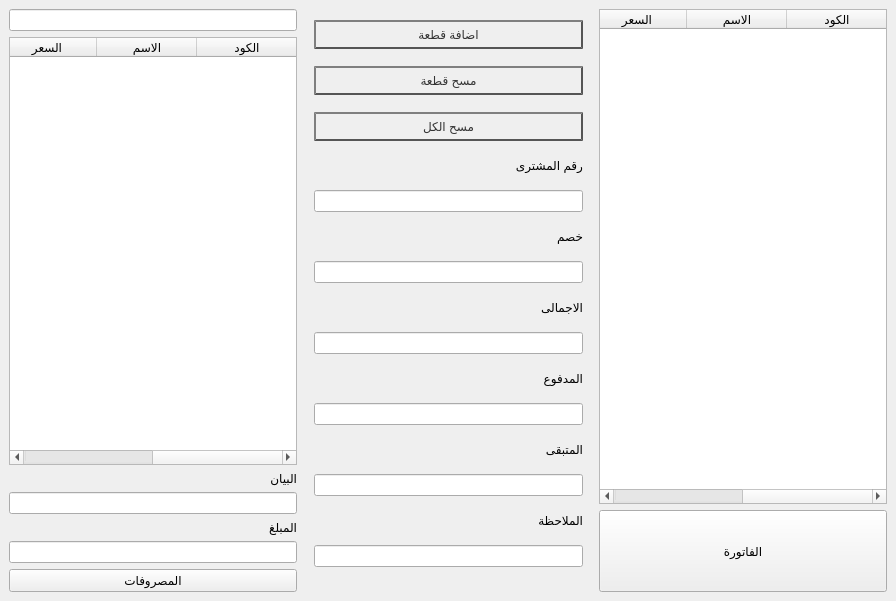
<?xml version="1.0" encoding="UTF-8"?>
<ui version="4.0">
 <class>MainWindow</class>
 <widget class="QMainWindow" name="MainWindow">
  <property name="geometry">
   <rect>
    <x>0</x>
    <y>0</y>
    <width>896</width>
    <height>601</height>
   </rect>
  </property>
  <property name="windowTitle">
   <string>قائمة البيع</string>
  </property>
  <property name="layoutDirection">
   <enum>Qt::LeftToRight</enum>
  </property>
  <widget class="QWidget" name="centralwidget">
   <property name="sizePolicy">
    <sizepolicy hsizetype="Maximum" vsizetype="Maximum">
     <horstretch>0</horstretch>
     <verstretch>0</verstretch>
    </sizepolicy>
   </property>
   <property name="maximumSize">
    <size>
     <width>815</width>
     <height>537</height>
    </size>
   </property>
   <layout class="QHBoxLayout" name="horizontalLayout" stretch="0,0,0,0">
    <property name="sizeConstraint">
     <enum>QLayout::SetMaximumSize</enum>
    </property>
    <item>
     <layout class="QVBoxLayout" name="verticalLayout_2" stretch="0,3,0,0,0,0,0">
      <property name="sizeConstraint">
       <enum>QLayout::SetMinimumSize</enum>
      </property>
      <item>
       <layout class="QHBoxLayout" name="horizontalLayout_3">
        <item>
         <widget class="QLineEdit" name="lineEdit_search">
          <property name="sizePolicy">
           <sizepolicy hsizetype="Expanding" vsizetype="Preferred">
            <horstretch>0</horstretch>
            <verstretch>0</verstretch>
           </sizepolicy>
          </property>
          <property name="clearButtonEnabled">
           <bool>true</bool>
          </property>
         </widget>
        </item>
       </layout>
      </item>
      <item>
       <widget class="QTableWidget" name="tableWidget">
        <property name="sizePolicy">
         <sizepolicy hsizetype="Expanding" vsizetype="Expanding">
          <horstretch>0</horstretch>
          <verstretch>0</verstretch>
         </sizepolicy>
        </property>
        <property name="layoutDirection">
         <enum>Qt::RightToLeft</enum>
        </property>
        <property name="alternatingRowColors">
         <bool>true</bool>
        </property>
        <property name="selectionBehavior">
         <enum>QAbstractItemView::SelectRows</enum>
        </property>
        <attribute name="horizontalHeaderCascadingSectionResizes">
         <bool>true</bool>
        </attribute>
        <attribute name="horizontalHeaderStretchLastSection">
         <bool>true</bool>
        </attribute>
        <attribute name="verticalHeaderVisible">
         <bool>false</bool>
        </attribute>
        <attribute name="verticalHeaderCascadingSectionResizes">
         <bool>false</bool>
        </attribute>
        <attribute name="verticalHeaderStretchLastSection">
         <bool>false</bool>
        </attribute>
        <column>
         <property name="text">
          <string>الكود</string>
         </property>
        </column>
        <column>
         <property name="text">
          <string>الاسم</string>
         </property>
        </column>
        <column>
         <property name="text">
          <string>السعر</string>
         </property>
        </column>
        <column>
         <property name="text">
          <string>الكمية الموجوده</string>
         </property>
        </column>
       </widget>
      </item>
      <item>
       <widget class="QLabel" name="label">
        <property name="text">
         <string>البيان</string>
        </property>
       </widget>
      </item>
      <item>
       <widget class="QLineEdit" name="lineEdit_Expenses"/>
      </item>
      <item>
       <widget class="QLabel" name="label_2">
        <property name="text">
         <string>المبلغ</string>
        </property>
       </widget>
      </item>
      <item>
       <widget class="QLineEdit" name="lineEdit_ExpensesAmount"/>
      </item>
      <item>
       <widget class="QPushButton" name="pushButton_Expenses">
        <property name="text">
         <string>المصروفات</string>
        </property>
       </widget>
      </item>
     </layout>
    </item>
    <item>
     <spacer name="horizontalSpacer_2">
      <property name="orientation">
       <enum>Qt::Horizontal</enum>
      </property>
      <property name="sizeType">
       <enum>QSizePolicy::Fixed</enum>
      </property>
      <property name="sizeHint" stdset="0">
       <size>
        <width>1</width>
        <height>20</height>
       </size>
      </property>
     </spacer>
    </item>
    <item>
     <layout class="QVBoxLayout" name="verticalLayout_6" stretch="1,1,1,0,0,0,0,0,0,0,0,0,0,0,0">
      <property name="leftMargin">
       <number>10</number>
      </property>
      <property name="rightMargin">
       <number>10</number>
      </property>
      <item>
       <widget class="QPushButton" name="pushButton_addToCart">
        <property name="styleSheet">
         <string notr="true">QPushButton {
    color: #333;
    border: 2px solid #555;
    border-radius: 20px;
    border-style: outset;
    background: qradialgradient(
        cx: 0.3, cy: -0.4, fx: 0.3, fy: -0.4,
        radius: 1.35, stop: 0 #fff, stop: 1 #888
        );
    padding: 5px;
    }

QPushButton:hover {
    background: qradialgradient(
        cx: 0.3, cy: -0.4, fx: 0.3, fy: -0.4,
        radius: 1.35, stop: 0 #fff, stop: 1 #bbb
        );
    }

QPushButton:pressed {
    border-style: inset;
    background: qradialgradient(
        cx: 0.4, cy: -0.1, fx: 0.4, fy: -0.1,
        radius: 1.35, stop: 0 #fff, stop: 1 #ddd
        );
    }</string>
        </property>
        <property name="text">
         <string>اضافة قطعة</string>
        </property>
       </widget>
      </item>
      <item>
       <widget class="QPushButton" name="pushButton_deleteFromCart">
        <property name="styleSheet">
         <string notr="true">QPushButton {
    color: #333;
    border: 2px solid #555;
    border-radius: 20px;
    border-style: outset;
    background: qradialgradient(
        cx: 0.3, cy: -0.4, fx: 0.3, fy: -0.4,
        radius: 1.35, stop: 0 #fff, stop: 1 #888
        );
    padding: 5px;
    }

QPushButton:hover {
    background: qradialgradient(
        cx: 0.3, cy: -0.4, fx: 0.3, fy: -0.4,
        radius: 1.35, stop: 0 #fff, stop: 1 #bbb
        );
    }

QPushButton:pressed {
    border-style: inset;
    background: qradialgradient(
        cx: 0.4, cy: -0.1, fx: 0.4, fy: -0.1,
        radius: 1.35, stop: 0 #fff, stop: 1 #ddd
        );
    }</string>
        </property>
        <property name="text">
         <string>مسح قطعة</string>
        </property>
       </widget>
      </item>
      <item>
       <widget class="QPushButton" name="pushButton_clearCart">
        <property name="styleSheet">
         <string notr="true">QPushButton {
    color: #333;
    border: 2px solid #555;
    border-radius: 20px;
    border-style: outset;
    background: qradialgradient(
        cx: 0.3, cy: -0.4, fx: 0.3, fy: -0.4,
        radius: 1.35, stop: 0 #fff, stop: 1 #888
        );
    padding: 5px;
    }

QPushButton:hover {
    background: qradialgradient(
        cx: 0.3, cy: -0.4, fx: 0.3, fy: -0.4,
        radius: 1.35, stop: 0 #fff, stop: 1 #bbb
        );
    }

QPushButton:pressed {
    border-style: inset;
    background: qradialgradient(
        cx: 0.4, cy: -0.1, fx: 0.4, fy: -0.1,
        radius: 1.35, stop: 0 #fff, stop: 1 #ddd
        );
    }</string>
        </property>
        <property name="text">
         <string>مسح الكل</string>
        </property>
       </widget>
      </item>
      <item>
       <widget class="QLabel" name="label_3">
        <property name="sizePolicy">
         <sizepolicy hsizetype="Preferred" vsizetype="Fixed">
          <horstretch>0</horstretch>
          <verstretch>0</verstretch>
         </sizepolicy>
        </property>
        <property name="text">
         <string>رقم المشترى</string>
        </property>
       </widget>
      </item>
      <item>
       <widget class="QLineEdit" name="lineEdit_PhoneNumber"/>
      </item>
      <item>
       <widget class="QLabel" name="label_7">
        <property name="sizePolicy">
         <sizepolicy hsizetype="Preferred" vsizetype="Fixed">
          <horstretch>0</horstretch>
          <verstretch>0</verstretch>
         </sizepolicy>
        </property>
        <property name="text">
         <string>خصم</string>
        </property>
       </widget>
      </item>
      <item>
       <widget class="QLineEdit" name="lineEdit_DisCount"/>
      </item>
      <item>
       <widget class="QLabel" name="label_4">
        <property name="sizePolicy">
         <sizepolicy hsizetype="Preferred" vsizetype="Fixed">
          <horstretch>0</horstretch>
          <verstretch>0</verstretch>
         </sizepolicy>
        </property>
        <property name="text">
         <string>الاجمالى</string>
        </property>
       </widget>
      </item>
      <item>
       <widget class="QLineEdit" name="lineEdit_Total">
        <property name="readOnly">
         <bool>true</bool>
        </property>
       </widget>
      </item>
      <item>
       <widget class="QLabel" name="label_5">
        <property name="sizePolicy">
         <sizepolicy hsizetype="Preferred" vsizetype="Fixed">
          <horstretch>0</horstretch>
          <verstretch>0</verstretch>
         </sizepolicy>
        </property>
        <property name="text">
         <string>المدفوع</string>
        </property>
       </widget>
      </item>
      <item>
       <widget class="QLineEdit" name="lineEdit_Payed"/>
      </item>
      <item>
       <widget class="QLabel" name="label_6">
        <property name="sizePolicy">
         <sizepolicy hsizetype="Preferred" vsizetype="Fixed">
          <horstretch>0</horstretch>
          <verstretch>0</verstretch>
         </sizepolicy>
        </property>
        <property name="text">
         <string>المتبقى</string>
        </property>
       </widget>
      </item>
      <item>
       <widget class="QLineEdit" name="lineEdit_Left">
        <property name="readOnly">
         <bool>true</bool>
        </property>
       </widget>
      </item>
      <item>
       <widget class="QLabel" name="label_8">
        <property name="sizePolicy">
         <sizepolicy hsizetype="Preferred" vsizetype="Fixed">
          <horstretch>0</horstretch>
          <verstretch>0</verstretch>
         </sizepolicy>
        </property>
        <property name="text">
         <string>الملاحظة</string>
        </property>
       </widget>
      </item>
      <item>
       <widget class="QLineEdit" name="lineEdit_Note"/>
      </item>
     </layout>
    </item>
    <item>
     <layout class="QVBoxLayout" name="verticalLayout_7">
      <item>
       <widget class="QTableWidget" name="tableWidget_Cart">
        <property name="sizePolicy">
         <sizepolicy hsizetype="Expanding" vsizetype="Expanding">
          <horstretch>0</horstretch>
          <verstretch>6</verstretch>
         </sizepolicy>
        </property>
        <property name="layoutDirection">
         <enum>Qt::RightToLeft</enum>
        </property>
        <property name="alternatingRowColors">
         <bool>true</bool>
        </property>
        <property name="selectionBehavior">
         <enum>QAbstractItemView::SelectRows</enum>
        </property>
        <attribute name="horizontalHeaderCascadingSectionResizes">
         <bool>true</bool>
        </attribute>
        <attribute name="horizontalHeaderStretchLastSection">
         <bool>true</bool>
        </attribute>
        <attribute name="verticalHeaderVisible">
         <bool>false</bool>
        </attribute>
        <column>
         <property name="text">
          <string>الكود</string>
         </property>
        </column>
        <column>
         <property name="text">
          <string>الاسم</string>
         </property>
        </column>
        <column>
         <property name="text">
          <string>السعر</string>
         </property>
        </column>
        <column>
         <property name="text">
          <string>الكمية فى العربة</string>
         </property>
        </column>
       </widget>
      </item>
      <item>
       <widget class="QPushButton" name="pushButton_submit">
        <property name="sizePolicy">
         <sizepolicy hsizetype="Preferred" vsizetype="Expanding">
          <horstretch>0</horstretch>
          <verstretch>1</verstretch>
         </sizepolicy>
        </property>
        <property name="baseSize">
         <size>
          <width>1</width>
          <height>0</height>
         </size>
        </property>
        <property name="text">
         <string>الفاتورة</string>
        </property>
       </widget>
      </item>
     </layout>
    </item>
   </layout>
  </widget>
 </widget>
 <resources/>
 <connections/>
</ui>
